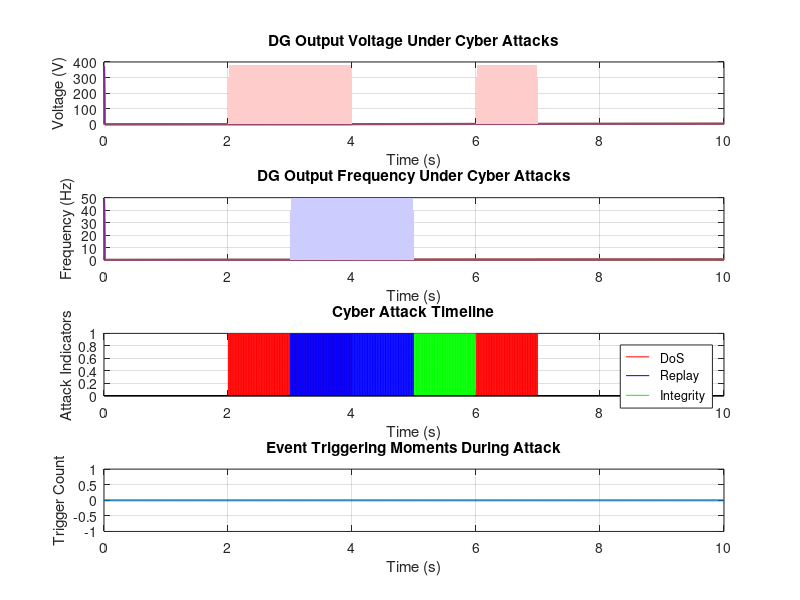
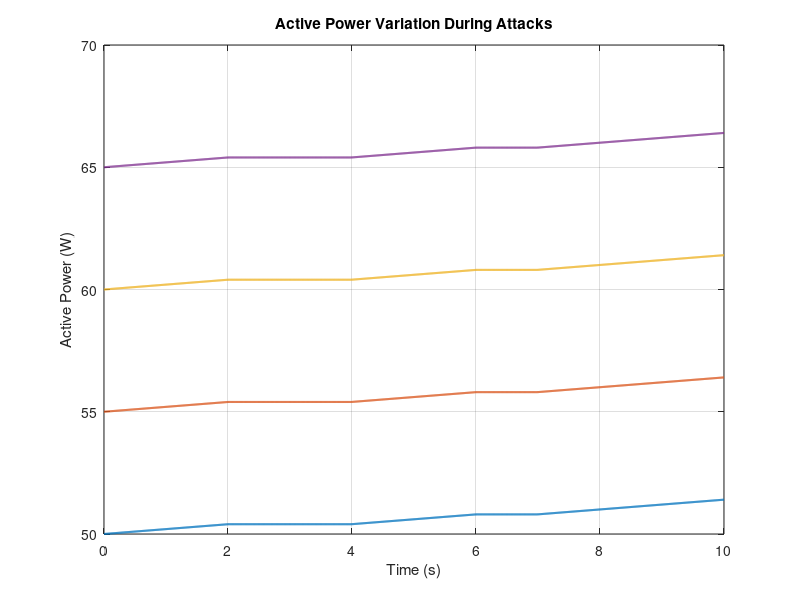
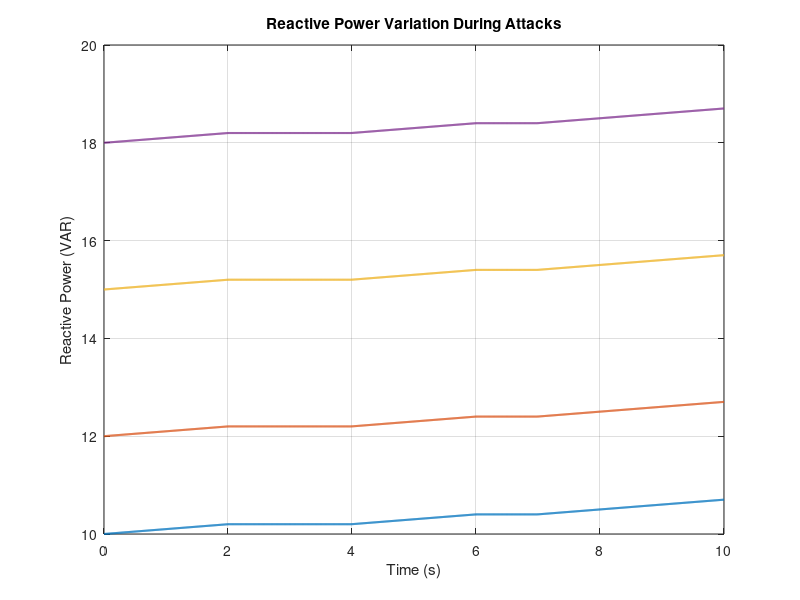

Source code (MATLAB) for these figures, in order:
% MATLAB Script for Simulating a Microgrid Under Cyber Attacks on Secondary Control
% Enhancements: Resilience Mechanism, Communication Delays, Adaptive Control, Additional Attack Strategies, and Performance Metrics

clc; clear; close all;

%% System Parameters (Adjusted Based on Document Data)
DG_count = 4;  % Number of Distributed Generators
V_ref = 380;   % Reference Voltage in Volts
f_ref = 50;    % Reference Frequency in Hz
t_end = 10;    % Simulation time in seconds
delta_t = 0.01;% Time step

% Adaptive Secondary Control Gains
k_p_base = 0.1;
k_i_base = 0.05;
k_p = k_p_base;
k_i = k_i_base;

% Initial Conditions from Document Data
V = zeros(DG_count, length(0:delta_t:t_end));
f = zeros(DG_count, length(0:delta_t:t_end));
P = zeros(DG_count, length(0:delta_t:t_end));
Q = zeros(DG_count, length(0:delta_t:t_end));
V(:,1) = [368; 370; 372; 374];
f(:,1) = [48.5; 48.7; 48.9; 49.0];
P(:,1) = [50; 55; 60; 65];
Q(:,1) = [10; 12; 15; 18];

integral_error_f = zeros(DG_count, 1);
integral_error_v = zeros(DG_count, 1);
time = 0:delta_t:t_end;

%% Event-Triggering and Attack Mechanisms
ETM_threshold = 0.05;
trigger_intervals = zeros(DG_count, length(time));
DoS_attack = zeros(1, length(time));
replay_attack = zeros(1, length(time));
integrity_attack = zeros(1, length(time));
communication_delay = zeros(DG_count, length(time));

for t_idx = 2:length(time)
    t = time(t_idx);
    
    % Simulate Cyber Attacks
    if (t > 2 && t < 4) || (t > 6 && t < 7)
        DoS_attack(t_idx) = 1;
    end
    if (t > 3 && t < 5)
        replay_attack(t_idx) = 1;
    end
    if (t > 5 && t < 6)
        integrity_attack(t_idx) = 1;
    end
    
    % Introduce Random Communication Delay
    communication_delay(:, t_idx) = 0.005 * rand(DG_count, 1);
    
    for i = 1:DG_count
        % Compute secondary control errors
        error_f = f_ref - f(i, t_idx-1);
        error_v = V_ref - V(i, t_idx-1);
        
        % Integrate errors for PI control
        integral_error_f(i) = integral_error_f(i) + error_f * delta_t;
        integral_error_v(i) = integral_error_v(i) + error_v * delta_t;
        
        % Adaptive Control Adjustment
        if abs(error_f) > 1 || abs(error_v) > 5
            k_p = k_p_base * 1.5;
            k_i = k_i_base * 1.5;
        else
            k_p = k_p_base;
            k_i = k_i_base;
        end
        
        % Apply Secondary Control (Unless Disrupted by Attack)
        if DoS_attack(t_idx) == 0
            control_f = k_p * error_f + k_i * integral_error_f(i);
            control_v = k_p * error_v + k_i * integral_error_v(i);
            
            % Introduce Communication Delays
            delay_idx = max(1, t_idx - round(communication_delay(i, t_idx) / delta_t));
            V(i, t_idx) = V(i, delay_idx) + control_v * delta_t;
            f(i, t_idx) = f(i, delay_idx) + control_f * delta_t;
            P(i, t_idx) = P(i, t_idx-1) + 0.2 * delta_t;
            Q(i, t_idx) = Q(i, t_idx-1) + 0.1 * delta_t;
        else
            V(i, t_idx) = V(i, t_idx-1);
            f(i, t_idx) = f(i, t_idx-1);
            P(i, t_idx) = P(i, t_idx-1);
            Q(i, t_idx) = Q(i, t_idx-1);
        end
    end
end

%% Compute Performance Metrics
voltage_deviation = max(abs(V - V_ref), [], 2);
frequency_deviation = max(abs(f - f_ref), [], 2);

%% Plot Results with Enhanced Visualization
figure;
subplot(4,1,1);
plot(time, V', 'LineWidth', 1.5); hold on;
area(time, 380 * DoS_attack, 'FaceColor', [1 0.8 0.8], 'EdgeColor', 'none');
xlabel('Time (s)'); ylabel('Voltage (V)');
title('DG Output Voltage Under Cyber Attacks'); grid on;

subplot(4,1,2);
plot(time, f', 'LineWidth', 1.5); hold on;
area(time, 50 * replay_attack, 'FaceColor', [0.8 0.8 1], 'EdgeColor', 'none');
xlabel('Time (s)'); ylabel('Frequency (Hz)');
title('DG Output Frequency Under Cyber Attacks'); grid on;

subplot(4,1,3);
stem(time, DoS_attack, 'r', 'Marker', 'none'); hold on;
stem(time, replay_attack, 'b', 'Marker', 'none'); hold on;
stem(time, integrity_attack, 'g', 'Marker', 'none');
xlabel('Time (s)'); ylabel('Attack Indicators');
title('Cyber Attack Timeline'); legend('DoS', 'Replay', 'Integrity'); grid on;

subplot(4,1,4);
plot(time, sum(trigger_intervals,1), 'LineWidth', 1.5);
xlabel('Time (s)'); ylabel('Trigger Count');
title('Event Triggering Moments During Attack'); grid on;

figure;
plot(time, P', 'LineWidth', 1.5);
xlabel('Time (s)'); ylabel('Active Power (W)');
title('Active Power Variation During Attacks'); grid on;

figure;
plot(time, Q', 'LineWidth', 1.5);
xlabel('Time (s)'); ylabel('Reactive Power (VAR)');
title('Reactive Power Variation During Attacks'); grid on;
